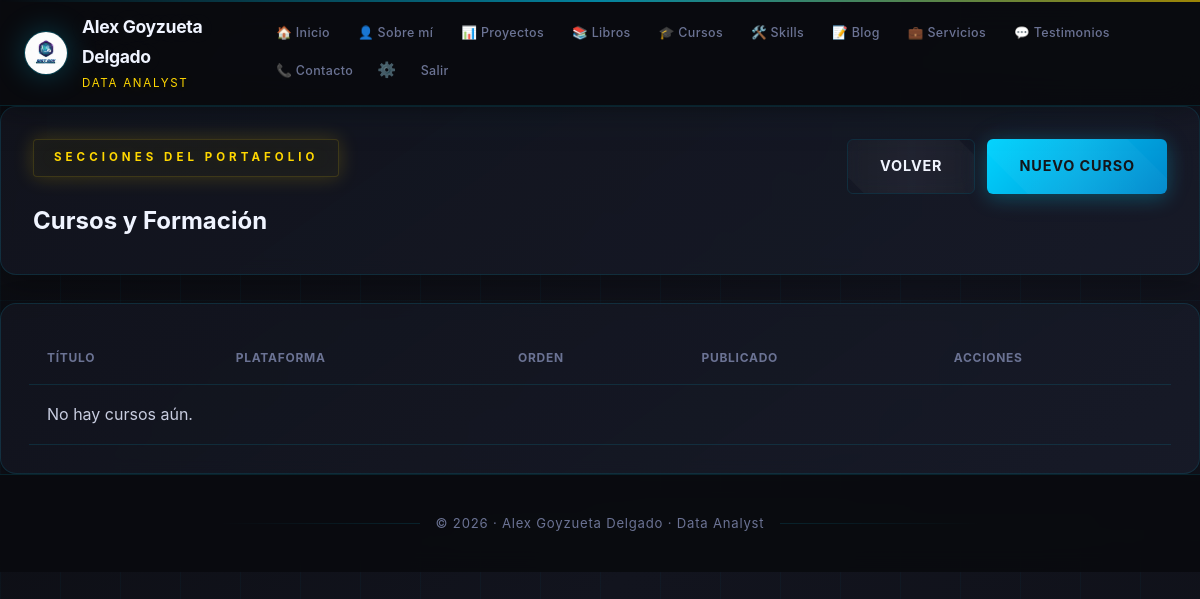
/dashboard/secciones/cursos/ (signed in), run on an earlier commit of the app's database.
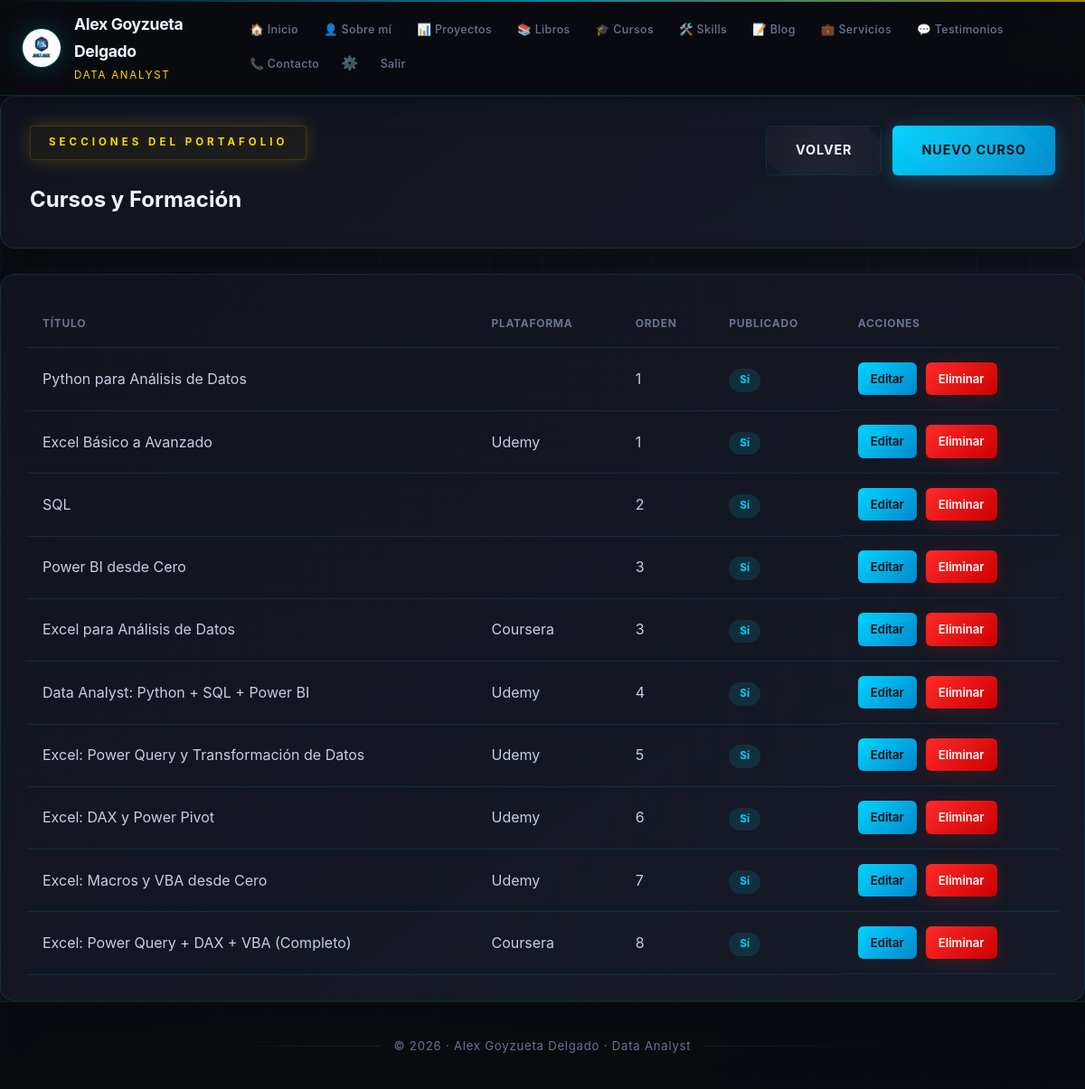
And on a later commit of the database.
### store/models.py (models this page shows, shortened)
class Course(models.Model):
    titulo = models.CharField(max_length=200)
    descripcion = models.TextField(blank=True)
    imagen_url = models.CharField(max_length=500, blank=True)
    url = models.URLField(blank=True)
    plataforma = models.CharField(max_length=200, blank=True)
    orden = models.IntegerField(default=0)
    publicado = models.BooleanField(default=True)
    class Meta:
        verbose_name = 'Curso'
        verbose_name_plural = 'Cursos'
        ordering = ['orden']

### store/views.py (the view)
# urls.py: path('dashboard/secciones/cursos/', course_list, name='course_list'),
@login_required(login_url='admin_access')
def course_list(request):
    return _section_list(request, Course, 'store/course_list.html', 'items')

### store/views.py (called while the page is built)
def _section_list(request, model, template, context_attr, form_class=None):
    items = model.objects.all()
    return render(request, template, {context_attr: items})

### templates/store/course_list.html (shortened to what this page needs)
{% extends 'store/base.html' %}
{% block content %}
<section class="dashboard-header panel-card">
    <div>
        <span class="eyebrow">Secciones del portafolio</span>
        <h1>Cursos y Formación</h1>
    </div>
    <div class="header-actions">
        <a class="button button-secondary" href="{% url 'sections_dashboard' %}">Volver</a>
        <a class="button" href="{% url 'course_create' %}">Nuevo curso</a>
    </div>
</section>
<section class="table-card panel-card">
    <div class="table-section">
        <table>
            <thead>
                <tr>
                    <th>Título</th>
                    <th>Plataforma</th>
                    <th>Orden</th>
                    <th>Publicado</th>
                    <th>Acciones</th>
                </tr>
            </thead>
            <tbody>
                {% for item in items %}
                <tr>
                    <td>{{ item.titulo }}</td>
                    <td>{{ item.plataforma }}</td>
                    <td>{{ item.orden }}</td>
                    <td><span class="badge {{ item.publicado|yesno:'badge-active,badge-muted' }}">{{ item.publicado|yesno:'Sí,No' }}</span></td>
                    <td class="actions-cell">
                        <a class="small-button" href="{% url 'course_update' item.pk %}">Editar</a>
                        <a class="small-button button-danger" href="{% url 'course_delete' item.pk %}">Eliminar</a>
                    </td>
                </tr>
                {% empty %}
                <tr><td colspan="5">No hay cursos aún.</td></tr>
                {% endfor %}
            </tbody>
        </table>
    </div>
</section>
{% endblock %}

### templates/store/base.html (shortened to what this page needs)
<!DOCTYPE html>
<html lang="es">
<head>
    {% load static %}
    <link rel="stylesheet" href="{% static 'style.css' %}?v=3">
    <link rel="stylesheet" href="https://cdnjs.cloudflare.com/ajax/libs/font-awesome/6.5.1/css/all.min.css">
</head>
<body>
<header class="site-header">
    <div class="header-inner">
        <div class="brand logo-brand">
            <img src="{% static 'logo.jpg' %}" alt="Alex Goyzueta Delgado" class="brand-logo">
            <div>
                <h1>Alex Goyzueta Delgado</h1>
                <p>Data Analyst</p>
            </div>
        </div>
        <nav class="site-nav" id="siteNav">
            <a href="/" data-section="hero">🏠 Inicio</a>
            <a href="/#about" data-section="about">👤 Sobre mí</a>
            <a href="/#proyectos" data-section="proyectos">📊 Proyectos</a>
            <a href="/#libros" data-section="libros">📚 Libros</a>
            <a href="/#cursos" data-section="cursos">🎓 Cursos</a>
            <a href="/#herramientas" data-section="herramientas">🛠️ Skills</a>
            <a href="/#blog" data-section="blog">📝 Blog</a>
            <a href="/#servicios" data-section="servicios">💼 Servicios</a>
            <a href="/#testimonios" data-section="testimonios">💬 Testimonios</a>
            <a href="/#contacto" data-section="contacto">📞 Contacto</a>
            {% if user.is_authenticated %}
                <a href="{% url 'store_dashboard' %}" class="admin-lock" title="Dashboard">⚙️</a>
                <a href="{% url 'admin_logout' %}">Salir</a>
            {% else %}
                <a href="{% url 'admin_access' %}" class="admin-lock" title="Admin">🔒</a>
            {% endif %}
        </nav>
    </div>
</header>
<main>
    {% block content %}{% endblock %}
</main>
<footer class="site-footer">
    <div class="footer-grid">
        <div class="footer-line"></div>
        <p>© <span id="currentYear"></span> · Alex Goyzueta Delgado · Data Analyst</p>
        <div class="footer-line"></div>
    </div>
</footer>
</body>
</html>

What changed in the data, as far as the page shows it:
added Course: titulo "Python para Análisis de Datos", orden "1", publicado "Sí"
added Course: titulo "Excel Básico a Avanzado", plataforma "Udemy", orden "1", publicado "Sí"
added Course: titulo "SQL", orden "2", publicado "Sí"
added Course: titulo "Power BI desde Cero", orden "3", publicado "Sí"
added Course: titulo "Excel para Análisis de Datos", plataforma "Coursera", orden "3", publicado "Sí"
added Course: titulo "Data Analyst: Python + SQL + Power BI", plataforma "Udemy", orden "4", publicado "Sí"
added Course: titulo "Excel: Power Query y Transformación de Datos", plataforma "Udemy", orden "5", publicado "Sí"
added Course: titulo "Excel: DAX y Power Pivot", plataforma "Udemy", orden "6", publicado "Sí"
added Course: titulo "Excel: Macros y VBA desde Cero", plataforma "Udemy", orden "7", publicado "Sí"
added Course: titulo "Excel: Power Query + DAX + VBA (Completo)", plataforma "Coursera", orden "8", publicado "Sí"
Also different on the page:
text no longer shown: "No hay cursos aún."
